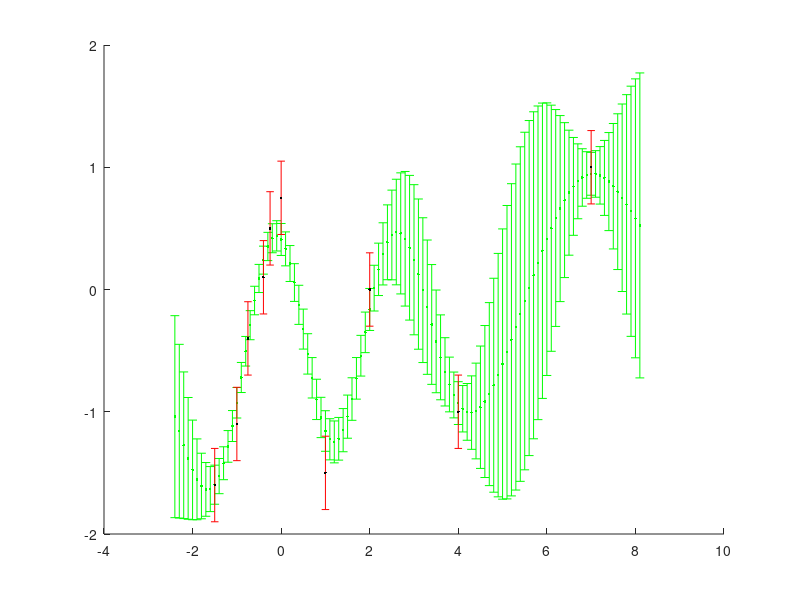

MATLAB code to generate this figure:
% gaussian process example
% https://www.robots.ox.ac.uk/~mebden/reports/GPtutorial.pdf

% control example 
% http://mlg.eng.cam.ac.uk/pub/pdf/KocMurRasLik03.pdf

% multiple gps for estimating a persons pose
% http://www.maths.lth.se/matematiklth/personal/sminchis/code/TGP.html

% multi input gp for control
% http://www.dcs.gla.ac.uk/~rod/publications/KocGirBanMur03.pdf

% gp for uav sys id
% file:///home/andy/Downloads/Hemakumara2013_ICRA_GaussianProcess.pdf

close all
clear all
clc

x = [-1.5, -1.0, -0.75, -0.4, -0.25, 0.00, 7, 4, 1, 2];
y = [-1.6, -1.1, -0.4, 0.1, 0.5, 0.75, 1, -1, -1.5, 0];
s = ones(length(x),1)*0.3;

l = 1; % length parameter - how much distance between x's matters, large l means the distance matters less
sigma_f = 1.27; % maximum allowable covariance - large with functions with large range of y values
sigma_f_sq = sigma_f^2;
sigma_n = 0.3; % actual uncertainty in the data
sigma_n_sq = sigma_n^2;

% build covariance matrix
k =zeros(length(x), length(x));
for i=1:length(x)
    for j=1:length(x)
        if(x(i) == x(j))
            kroneckerDelta = 1;
        else
            kroneckerDelta = 0;
        end
        k(i,j) = sigma_f_sq * exp(-(x(i)-x(j))^2/2*l^2) + sigma_n_sq*kroneckerDelta;
    end
end

figure
hold all

x_min = min(x);
x_max = max(x);

xs = x_min - 1;

while xs < x_max + 1;
    xs = xs + 0.1;
    ks = zeros(1,length(x));
    for i=1:length(x)
        if(x(i) == xs)
            kroneckerDelta = 1;
        else
            kroneckerDelta = 0;
        end
        ks(i) = sigma_f_sq * exp(-(x(i)-xs)^2/2*l^2) + sigma_n_sq*kroneckerDelta;
    end

    if(xs == xs)
        kroneckerDelta = 1;
    else
        kroneckerDelta = 0;
    end
    kss = sigma_f_sq * exp(-(xs-xs)^2/2*l^2) + sigma_n_sq*kroneckerDelta;

    
    % this is the computationally expensive bit, you can reduce it when the
    % number of samples gets large by selecting only the sensor
    % measurements that are in the local vicinity of the point you care
    % about. The idea being, snesor measurments from very different
    % attitudes, ect don't matter as much as sensor readings from nearby
    % the point of interest
    ys = ks/k*y';
    yv = kss-ks/k*ks';

    errorbar(xs,ys,yv, 'g.')
end

errorbar(x,y,s, 'r.')
plot(x,y,'k.')

